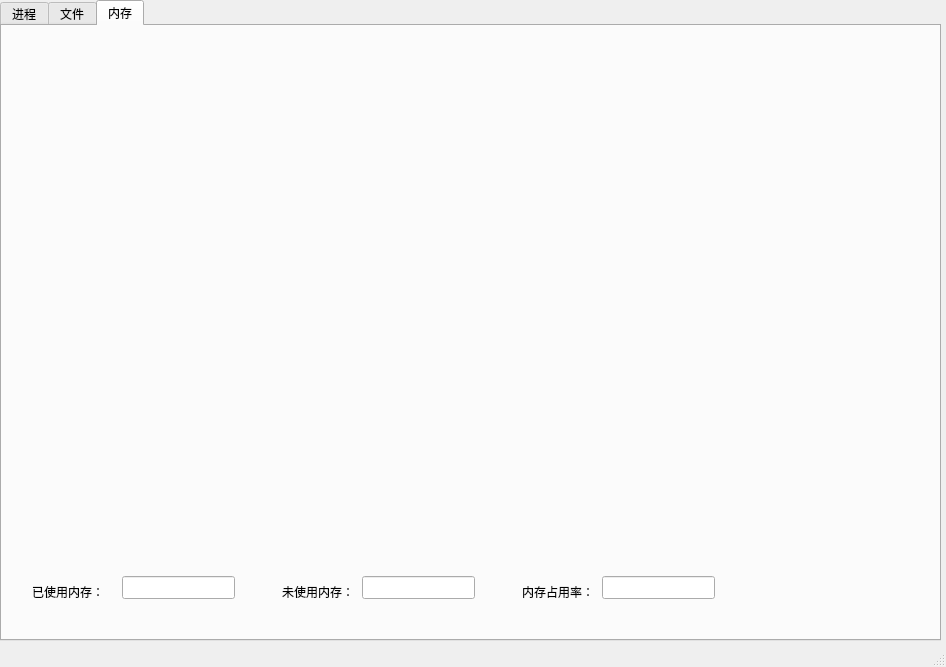
<?xml version="1.0" encoding="UTF-8"?>
<ui version="4.0">
 <class>MainWindow</class>
 <widget class="QMainWindow" name="MainWindow">
  <property name="geometry">
   <rect>
    <x>0</x>
    <y>0</y>
    <width>946</width>
    <height>667</height>
   </rect>
  </property>
  <property name="windowTitle">
   <string>MainWindow</string>
  </property>
  <widget class="QWidget" name="centralwidget">
   <widget class="QTabWidget" name="tabWidget">
    <property name="geometry">
     <rect>
      <x>0</x>
      <y>0</y>
      <width>941</width>
      <height>641</height>
     </rect>
    </property>
    <property name="currentIndex">
     <number>2</number>
    </property>
    <widget class="QWidget" name="procTab">
     <attribute name="title">
      <string>进程</string>
     </attribute>
     <widget class="QTreeWidget" name="procTree">
      <property name="geometry">
       <rect>
        <x>0</x>
        <y>0</y>
        <width>931</width>
        <height>431</height>
       </rect>
      </property>
      <column>
       <property name="text">
        <string>名称</string>
       </property>
      </column>
      <column>
       <property name="text">
        <string>PID</string>
       </property>
      </column>
      <column>
       <property name="text">
        <string>占用实际内存</string>
       </property>
      </column>
      <column>
       <property name="text">
        <string>占用虚拟内存</string>
       </property>
      </column>
      <column>
       <property name="text">
        <string>优先级</string>
       </property>
      </column>
      <column>
       <property name="text">
        <string>状态</string>
       </property>
      </column>
      <column>
       <property name="text">
        <string/>
       </property>
      </column>
     </widget>
     <widget class="QLabel" name="lb_running">
      <property name="geometry">
       <rect>
        <x>20</x>
        <y>460</y>
        <width>61</width>
        <height>16</height>
       </rect>
      </property>
      <property name="text">
       <string>运行进程：</string>
      </property>
     </widget>
     <widget class="QLabel" name="lb_ready">
      <property name="geometry">
       <rect>
        <x>20</x>
        <y>500</y>
        <width>71</width>
        <height>16</height>
       </rect>
      </property>
      <property name="text">
       <string>就绪进程：</string>
      </property>
     </widget>
     <widget class="QLabel" name="lb_blocked">
      <property name="geometry">
       <rect>
        <x>20</x>
        <y>530</y>
        <width>71</width>
        <height>16</height>
       </rect>
      </property>
      <property name="text">
       <string>阻塞进程：</string>
      </property>
     </widget>
     <widget class="QTextBrowser" name="tb_running">
      <property name="geometry">
       <rect>
        <x>90</x>
        <y>450</y>
        <width>231</width>
        <height>31</height>
       </rect>
      </property>
     </widget>
     <widget class="QTextBrowser" name="tb_ready">
      <property name="geometry">
       <rect>
        <x>90</x>
        <y>490</y>
        <width>231</width>
        <height>31</height>
       </rect>
      </property>
     </widget>
     <widget class="QTextBrowser" name="tb_blocked">
      <property name="geometry">
       <rect>
        <x>90</x>
        <y>530</y>
        <width>231</width>
        <height>31</height>
       </rect>
      </property>
     </widget>
    </widget>
    <widget class="QWidget" name="fileTab">
     <attribute name="title">
      <string>文件</string>
     </attribute>
     <widget class="QTreeWidget" name="fileTree">
      <property name="geometry">
       <rect>
        <x>0</x>
        <y>40</y>
        <width>931</width>
        <height>551</height>
       </rect>
      </property>
      <column>
       <property name="text">
        <string>文件名</string>
       </property>
      </column>
      <column>
       <property name="text">
        <string>类型</string>
       </property>
      </column>
     </widget>
     <widget class="QPushButton" name="pbt_back">
      <property name="geometry">
       <rect>
        <x>860</x>
        <y>10</y>
        <width>61</width>
        <height>21</height>
       </rect>
      </property>
      <property name="text">
       <string>返回</string>
      </property>
     </widget>
     <widget class="QPushButton" name="pbt_mkdir">
      <property name="geometry">
       <rect>
        <x>610</x>
        <y>10</y>
        <width>71</width>
        <height>21</height>
       </rect>
      </property>
      <property name="text">
       <string>创建目录</string>
      </property>
     </widget>
     <widget class="QPushButton" name="pbt_mkfile">
      <property name="geometry">
       <rect>
        <x>700</x>
        <y>10</y>
        <width>61</width>
        <height>21</height>
       </rect>
      </property>
      <property name="text">
       <string>创建文件</string>
      </property>
     </widget>
     <widget class="QLineEdit" name="le_path">
      <property name="geometry">
       <rect>
        <x>120</x>
        <y>10</y>
        <width>461</width>
        <height>21</height>
       </rect>
      </property>
     </widget>
     <widget class="QPushButton" name="pbt_delete">
      <property name="geometry">
       <rect>
        <x>780</x>
        <y>10</y>
        <width>61</width>
        <height>21</height>
       </rect>
      </property>
      <property name="text">
       <string>删除</string>
      </property>
     </widget>
     <widget class="QLabel" name="lb_path">
      <property name="geometry">
       <rect>
        <x>40</x>
        <y>10</y>
        <width>71</width>
        <height>21</height>
       </rect>
      </property>
      <property name="font">
       <font>
        <pointsize>10</pointsize>
        <bold>false</bold>
       </font>
      </property>
      <property name="text">
       <string>当前路径</string>
      </property>
     </widget>
    </widget>
    <widget class="QWidget" name="memTab">
     <attribute name="title">
      <string>内存</string>
     </attribute>
     <widget class="QWidget" name="gridLayoutWidget">
      <property name="geometry">
       <rect>
        <x>0</x>
        <y>0</y>
        <width>931</width>
        <height>541</height>
       </rect>
      </property>
      <layout class="QGridLayout" name="gl_mem"/>
     </widget>
     <widget class="QLabel" name="lb_allo">
      <property name="geometry">
       <rect>
        <x>30</x>
        <y>550</y>
        <width>91</width>
        <height>31</height>
       </rect>
      </property>
      <property name="text">
       <string>已使用内存：</string>
      </property>
     </widget>
     <widget class="QLabel" name="lb_free">
      <property name="geometry">
       <rect>
        <x>280</x>
        <y>550</y>
        <width>91</width>
        <height>31</height>
       </rect>
      </property>
      <property name="text">
       <string>未使用内存：</string>
      </property>
     </widget>
     <widget class="QLabel" name="lb_mem_rate">
      <property name="geometry">
       <rect>
        <x>520</x>
        <y>550</y>
        <width>91</width>
        <height>31</height>
       </rect>
      </property>
      <property name="text">
       <string>内存占用率：</string>
      </property>
     </widget>
     <widget class="QLineEdit" name="le_allo">
      <property name="geometry">
       <rect>
        <x>120</x>
        <y>550</y>
        <width>113</width>
        <height>23</height>
       </rect>
      </property>
     </widget>
     <widget class="QLineEdit" name="le_free">
      <property name="geometry">
       <rect>
        <x>360</x>
        <y>550</y>
        <width>113</width>
        <height>23</height>
       </rect>
      </property>
     </widget>
     <widget class="QLineEdit" name="le_mem_rate">
      <property name="geometry">
       <rect>
        <x>600</x>
        <y>550</y>
        <width>113</width>
        <height>23</height>
       </rect>
      </property>
     </widget>
    </widget>
   </widget>
  </widget>
  <widget class="QMenuBar" name="menubar">
   <property name="geometry">
    <rect>
     <x>0</x>
     <y>0</y>
     <width>946</width>
     <height>21</height>
    </rect>
   </property>
  </widget>
  <widget class="QStatusBar" name="statusbar"/>
 </widget>
 <resources/>
 <connections/>
</ui>
